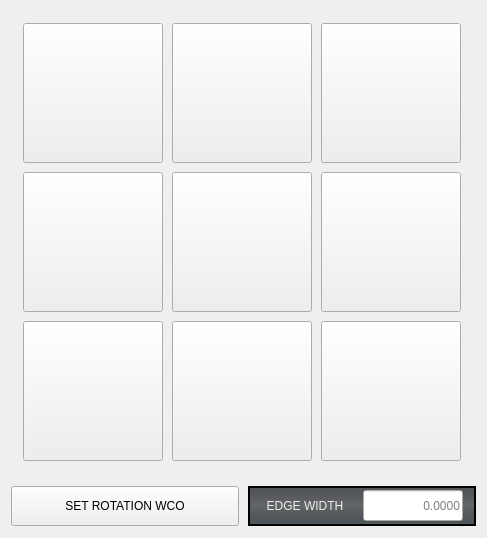
             <widget class="QWidget" name="Page5">
              <layout class="QHBoxLayout" name="horizontalLayout_4">
               <item>
                <widget class="QWidget" name="widget_16" native="true">
                 <property name="sizePolicy">
                  <sizepolicy hsizetype="Fixed" vsizetype="Fixed">
                   <horstretch>0</horstretch>
                   <verstretch>0</verstretch>
                  </sizepolicy>
                 </property>
                 <layout class="QVBoxLayout" name="verticalLayout_26">
                  <property name="spacing">
                   <number>9</number>
                  </property>
                  <property name="leftMargin">
                   <number>0</number>
                  </property>
                  <property name="topMargin">
                   <number>0</number>
                  </property>
                  <property name="rightMargin">
                   <number>0</number>
                  </property>
                  <property name="bottomMargin">
                   <number>0</number>
                  </property>
                  <item>
                   <widget class="QWidget" name="widget_45" native="true">
                    <property name="sizePolicy">
                     <sizepolicy hsizetype="Fixed" vsizetype="Fixed">
                      <horstretch>0</horstretch>
                      <verstretch>0</verstretch>
                     </sizepolicy>
                    </property>
                    <property name="minimumSize">
                     <size>
                      <width>465</width>
                      <height>465</height>
                     </size>
                    </property>
                    <property name="maximumSize">
                     <size>
                      <width>465</width>
                      <height>465</height>
                     </size>
                    </property>
                    <property name="styleSheet">
                     <string notr="true"/>
                    </property>
                    <layout class="QGridLayout" name="gridLayout_8">
                     <item row="2" column="0">
                      <widget class="SubCallButton" name="probe_top_left_edge_angle">
                       <property name="sizePolicy">
                        <sizepolicy hsizetype="Fixed" vsizetype="Fixed">
                         <horstretch>0</horstretch>
                         <verstretch>0</verstretch>
                        </sizepolicy>
                       </property>
                       <property name="minimumSize">
                        <size>
                         <width>140</width>
                         <height>140</height>
                        </size>
                       </property>
                       <property name="maximumSize">
                        <size>
                         <width>140</width>
                         <height>140</height>
                        </size>
                       </property>
                       <property name="focusPolicy">
                        <enum>Qt::FocusPolicy::NoFocus</enum>
                       </property>
                       <property name="styleSheet">
                        <string notr="true"/>
                       </property>
                       <property name="text">
                        <string/>
                       </property>
                       <property name="icon">
                        <iconset resource="probe_basic.qrc">
                         <normaloff>:/images/probe_top_left_edge_angle_r.png</normaloff>:/images/probe_top_left_edge_angle_r.png</iconset>
                       </property>
                       <property name="iconSize">
                        <size>
                         <width>130</width>
                         <height>130</height>
                        </size>
                       </property>
                       <property name="filename" stdset="0">
                        <string>probe_top_left_edge_angle.ngc</string>
                       </property>
                      </widget>
                     </item>
                     <item row="3" column="0">
                      <widget class="SubCallButton" name="probe_corner_y_plus_edge_angle">
                       <property name="sizePolicy">
                        <sizepolicy hsizetype="Fixed" vsizetype="Fixed">
                         <horstretch>0</horstretch>
                         <verstretch>0</verstretch>
                        </sizepolicy>
                       </property>
                       <property name="minimumSize">
                        <size>
                         <width>140</width>
                         <height>140</height>
                        </size>
                       </property>
                       <property name="maximumSize">
                        <size>
                         <width>140</width>
                         <height>140</height>
                        </size>
                       </property>
                       <property name="focusPolicy">
                        <enum>Qt::FocusPolicy::NoFocus</enum>
                       </property>
                       <property name="styleSheet">
                        <string notr="true"/>
                       </property>
                       <property name="text">
                        <string/>
                       </property>
                       <property name="icon">
                        <iconset resource="probe_basic.qrc">
                         <normaloff>:/images/probe_corner_y_plus_edge_angle_r.png</normaloff>:/images/probe_corner_y_plus_edge_angle_r.png</iconset>
                       </property>
                       <property name="iconSize">
                        <size>
                         <width>130</width>
                         <height>130</height>
                        </size>
                       </property>
                       <property name="filename" stdset="0">
                        <string>probe_corner_y_plus_edge_angle.ngc</string>
                       </property>
                      </widget>
                     </item>
                     <item row="1" column="0">
                      <widget class="SubCallButton" name="probe_corner_x_plus_edge_angle">
                       <property name="sizePolicy">
                        <sizepolicy hsizetype="Fixed" vsizetype="Fixed">
                         <horstretch>0</horstretch>
                         <verstretch>0</verstretch>
                        </sizepolicy>
                       </property>
                       <property name="minimumSize">
                        <size>
                         <width>140</width>
                         <height>140</height>
                        </size>
                       </property>
                       <property name="focusPolicy">
                        <enum>Qt::FocusPolicy::NoFocus</enum>
                       </property>
                       <property name="styleSheet">
                        <string/>
                       </property>
                       <property name="icon">
                        <iconset resource="probe_basic.qrc">
                         <normaloff>:/images/probe_corner_x_plus_edge_angle_r.png</normaloff>:/images/probe_corner_x_plus_edge_angle_r.png</iconset>
                       </property>
                       <property name="iconSize">
                        <size>
                         <width>130</width>
                         <height>130</height>
                        </size>
                       </property>
                       <property name="filename" stdset="0">
                        <string>probe_corner_x_plus_edge_angle.ngc</string>
                       </property>
                      </widget>
                     </item>
                     <item row="1" column="2">
                      <widget class="SubCallButton" name="probe_corner_y_minus_edge_angle">
                       <property name="sizePolicy">
                        <sizepolicy hsizetype="Fixed" vsizetype="Fixed">
                         <horstretch>0</horstretch>
                         <verstretch>0</verstretch>
                        </sizepolicy>
                       </property>
                       <property name="minimumSize">
                        <size>
                         <width>140</width>
                         <height>140</height>
                        </size>
                       </property>
                       <property name="maximumSize">
                        <size>
                         <width>140</width>
                         <height>140</height>
                        </size>
                       </property>
                       <property name="focusPolicy">
                        <enum>Qt::FocusPolicy::NoFocus</enum>
                       </property>
                       <property name="styleSheet">
                        <string notr="true"/>
                       </property>
                       <property name="text">
                        <string/>
                       </property>
                       <property name="icon">
                        <iconset resource="probe_basic.qrc">
                         <normaloff>:/images/probe_corner_y_minus_edge_angle_r.png</normaloff>:/images/probe_corner_y_minus_edge_angle_r.png</iconset>
                       </property>
                       <property name="iconSize">
                        <size>
                         <width>130</width>
                         <height>130</height>
                        </size>
                       </property>
                       <property name="filename" stdset="0">
                        <string>probe_corner_y_minus_edge_angle.ngc</string>
                       </property>
                      </widget>
                     </item>
                     <item row="2" column="1">
                      <widget class="SubCallButton" name="probe_z_minus_edge">
                       <property name="sizePolicy">
                        <sizepolicy hsizetype="Fixed" vsizetype="Fixed">
                         <horstretch>0</horstretch>
                         <verstretch>0</verstretch>
                        </sizepolicy>
                       </property>
                       <property name="minimumSize">
                        <size>
                         <width>140</width>
                         <height>140</height>
                        </size>
                       </property>
                       <property name="maximumSize">
                        <size>
                         <width>140</width>
                         <height>140</height>
                        </size>
                       </property>
                       <property name="focusPolicy">
                        <enum>Qt::FocusPolicy::NoFocus</enum>
                       </property>
                       <property name="styleSheet">
                        <string notr="true"/>
                       </property>
                       <property name="text">
                        <string/>
                       </property>
                       <property name="icon">
                        <iconset resource="probe_basic.qrc">
                         <normaloff>:/images/z_top_r.png</normaloff>:/images/z_top_r.png</iconset>
                       </property>
                       <property name="iconSize">
                        <size>
                         <width>130</width>
                         <height>130</height>
                        </size>
                       </property>
                       <property name="filename" stdset="0">
                        <string>probe_z_minus_wco.ngc</string>
                       </property>
                      </widget>
                     </item>
                     <item row="3" column="2">
                      <widget class="SubCallButton" name="probe_corner_x_minus_edge_angle">
                       <property name="sizePolicy">
                        <sizepolicy hsizetype="Fixed" vsizetype="Fixed">
                         <horstretch>0</horstretch>
                         <verstretch>0</verstretch>
                        </sizepolicy>
                       </property>
                       <property name="minimumSize">
                        <size>
                         <width>140</width>
                         <height>140</height>
                        </size>
                       </property>
                       <property name="maximumSize">
                        <size>
                         <width>140</width>
                         <height>140</height>
                        </size>
                       </property>
                       <property name="focusPolicy">
                        <enum>Qt::FocusPolicy::NoFocus</enum>
                       </property>
                       <property name="styleSheet">
                        <string notr="true"/>
                       </property>
                       <property name="text">
                        <string/>
                       </property>
                       <property name="icon">
                        <iconset resource="probe_basic.qrc">
                         <normaloff>:/images/probe_corner_x_minus_edge_angle_r.png</normaloff>:/images/probe_corner_x_minus_edge_angle_r.png</iconset>
                       </property>
                       <property name="iconSize">
                        <size>
                         <width>130</width>
                         <height>130</height>
                        </size>
                       </property>
                       <property name="filename" stdset="0">
                        <string>probe_corner_x_minus_edge_angle.ngc</string>
                       </property>
                      </widget>
                     </item>
                     <item row="2" column="2">
                      <widget class="SubCallButton" name="probe_top_right_edge_angle">
                       <property name="sizePolicy">
                        <sizepolicy hsizetype="Fixed" vsizetype="Fixed">
                         <horstretch>0</horstretch>
                         <verstretch>0</verstretch>
                        </sizepolicy>
                       </property>
                       <property name="minimumSize">
                        <size>
                         <width>140</width>
                         <height>140</height>
                        </size>
                       </property>
                       <property name="maximumSize">
                        <size>
                         <width>140</width>
                         <height>140</height>
                        </size>
                       </property>
                       <property name="focusPolicy">
                        <enum>Qt::FocusPolicy::NoFocus</enum>
                       </property>
                       <property name="styleSheet">
                        <string notr="true"/>
                       </property>
                       <property name="text">
                        <string/>
                       </property>
                       <property name="icon">
                        <iconset resource="probe_basic.qrc">
                         <normaloff>:/images/probe_top_right_edge_angle_r.png</normaloff>:/images/probe_top_right_edge_angle_r.png</iconset>
                       </property>
                       <property name="iconSize">
                        <size>
                         <width>130</width>
                         <height>130</height>
                        </size>
                       </property>
                       <property name="filename" stdset="0">
                        <string>probe_top_right_edge_angle.ngc</string>
                       </property>
                      </widget>
                     </item>
                     <item row="1" column="1">
                      <widget class="SubCallButton" name="probe_top_back_edge_angle">
                       <property name="sizePolicy">
                        <sizepolicy hsizetype="Fixed" vsizetype="Fixed">
                         <horstretch>0</horstretch>
                         <verstretch>0</verstretch>
                        </sizepolicy>
                       </property>
                       <property name="minimumSize">
                        <size>
                         <width>140</width>
                         <height>140</height>
                        </size>
                       </property>
                       <property name="maximumSize">
                        <size>
                         <width>140</width>
                         <height>140</height>
                        </size>
                       </property>
                       <property name="focusPolicy">
                        <enum>Qt::FocusPolicy::NoFocus</enum>
                       </property>
                       <property name="styleSheet">
                        <string notr="true"/>
                       </property>
                       <property name="text">
                        <string/>
                       </property>
                       <property name="icon">
                        <iconset resource="probe_basic.qrc">
                         <normaloff>:/images/probe_top_back_edge_angle_r.png</normaloff>:/images/probe_top_back_edge_angle_r.png</iconset>
                       </property>
                       <property name="iconSize">
                        <size>
                         <width>130</width>
                         <height>130</height>
                        </size>
                       </property>
                       <property name="filename" stdset="0">
                        <string>probe_top_back_edge_angle.ngc</string>
                       </property>
                      </widget>
                     </item>
                     <item row="3" column="1">
                      <widget class="SubCallButton" name="probe_top_front_edge_angle">
                       <property name="sizePolicy">
                        <sizepolicy hsizetype="Fixed" vsizetype="Fixed">
                         <horstretch>0</horstretch>
                         <verstretch>0</verstretch>
                        </sizepolicy>
                       </property>
                       <property name="minimumSize">
                        <size>
                         <width>140</width>
                         <height>140</height>
                        </size>
                       </property>
                       <property name="maximumSize">
                        <size>
                         <width>140</width>
                         <height>140</height>
                        </size>
                       </property>
                       <property name="focusPolicy">
                        <enum>Qt::FocusPolicy::NoFocus</enum>
                       </property>
                       <property name="styleSheet">
                        <string notr="true"/>
                       </property>
                       <property name="text">
                        <string/>
                       </property>
                       <property name="icon">
                        <iconset resource="probe_basic.qrc">
                         <normaloff>:/images/probe_top_front_edge_angle_r.png</normaloff>:/images/probe_top_front_edge_angle_r.png</iconset>
                       </property>
                       <property name="iconSize">
                        <size>
                         <width>130</width>
                         <height>130</height>
                        </size>
                       </property>
                       <property name="filename" stdset="0">
                        <string>probe_top_front_edge_angle.ngc</string>
                       </property>
                      </widget>
                     </item>
                    </layout>
                   </widget>
                  </item>
                  <item>
                   <widget class="QWidget" name="widget_17" native="true">
                    <property name="sizePolicy">
                     <sizepolicy hsizetype="Preferred" vsizetype="Fixed">
                      <horstretch>0</horstretch>
                      <verstretch>0</verstretch>
                     </sizepolicy>
                    </property>
                    <property name="minimumSize">
                     <size>
                      <width>0</width>
                      <height>42</height>
                     </size>
                    </property>
                    <property name="maximumSize">
                     <size>
                      <width>16777215</width>
                      <height>42</height>
                     </size>
                    </property>
                    <layout class="QHBoxLayout" name="horizontalLayout_54">
                     <property name="spacing">
                      <number>9</number>
                     </property>
                     <property name="leftMargin">
                      <number>0</number>
                     </property>
                     <property name="topMargin">
                      <number>1</number>
                     </property>
                     <property name="rightMargin">
                      <number>0</number>
                     </property>
                     <property name="bottomMargin">
                      <number>1</number>
                     </property>
                     <item>
                      <widget class="VCPVarPushButton" name="set_wco_offset_Btn_3031">
                       <property name="sizePolicy">
                        <sizepolicy hsizetype="Preferred" vsizetype="Fixed">
                         <horstretch>0</horstretch>
                         <verstretch>0</verstretch>
                        </sizepolicy>
                       </property>
                       <property name="minimumSize">
                        <size>
                         <width>0</width>
                         <height>40</height>
                        </size>
                       </property>
                       <property name="maximumSize">
                        <size>
                         <width>16777215</width>
                         <height>40</height>
                        </size>
                       </property>
                       <property name="cursor">
                        <cursorShape>SizeHorCursor</cursorShape>
                       </property>
                       <property name="text">
                        <string>SET ROTATION WCO</string>
                       </property>
                       <property name="varParameterNumber" stdset="0">
                        <number>3031</number>
                       </property>
                      </widget>
                     </item>
                     <item>
                      <widget class="QFrame" name="frame_16">
                       <property name="sizePolicy">
                        <sizepolicy hsizetype="Preferred" vsizetype="Fixed">
                         <horstretch>0</horstretch>
                         <verstretch>0</verstretch>
                        </sizepolicy>
                       </property>
                       <property name="minimumSize">
                        <size>
                         <width>0</width>
                         <height>40</height>
                        </size>
                       </property>
                       <property name="maximumSize">
                        <size>
                         <width>16777215</width>
                         <height>40</height>
                        </size>
                       </property>
                       <property name="styleSheet">
                        <string notr="true">.QFrame{
    border-style: solid;
    border-color: black;
	border-width: 2px;
    background-color: qlineargradient(spread:pad, x1:0, y1:0, x2:0, y2:1, stop:0 rgb(81, 86, 85), stop:0.489795 rgb(99, 102, 102), stop:0.699799 rgb(85, 88, 94), stop:0.90444 rgb(77, 84, 86), stop:0.160246 rgb(83, 84, 91), stop:1 rgb(109, 115, 118));
}</string>
                       </property>
                       <layout class="QHBoxLayout" name="horizontalLayout_163">
                        <property name="leftMargin">
                         <number>3</number>
                        </property>
                        <property name="topMargin">
                         <number>1</number>
                        </property>
                        <property name="rightMargin">
                         <number>3</number>
                        </property>
                        <property name="bottomMargin">
                         <number>1</number>
                        </property>
                        <item>
                         <widget class="QLabel" name="edge_width_label">
                          <property name="minimumSize">
                           <size>
                            <width>90</width>
                            <height>31</height>
                           </size>
                          </property>
                          <property name="maximumSize">
                           <size>
                            <width>90</width>
                            <height>31</height>
                           </size>
                          </property>
                          <property name="layoutDirection">
                           <enum>Qt::LayoutDirection::LeftToRight</enum>
                          </property>
                          <property name="styleSheet">
                           <string notr="true">QLabel{
    color: rgb(238, 238, 236);
	font: 16pt &quot;Probe Basic Bebas Mono&quot;;
}</string>
                          </property>
                          <property name="text">
                           <string>EDGE WIDTH</string>
                          </property>
                          <property name="alignment">
                           <set>Qt::AlignmentFlag::AlignCenter</set>
                          </property>
                         </widget>
                        </item>
                        <item>
                         <widget class="VCPVarLineEdit" name="edge_width_3024">
                          <property name="sizePolicy">
                           <sizepolicy hsizetype="Fixed" vsizetype="Fixed">
                            <horstretch>0</horstretch>
                            <verstretch>0</verstretch>
                           </sizepolicy>
                          </property>
                          <property name="minimumSize">
                           <size>
                            <width>100</width>
                            <height>31</height>
                           </size>
                          </property>
                          <property name="maximumSize">
                           <size>
                            <width>100</width>
                            <height>31</height>
                           </size>
                          </property>
                          <property name="focusPolicy">
                           <enum>Qt::FocusPolicy::ClickFocus</enum>
                          </property>
                          <property name="alignment">
                           <set>Qt::AlignmentFlag::AlignRight|Qt::AlignmentFlag::AlignTrailing|Qt::AlignmentFlag::AlignVCenter</set>
                          </property>
                          <property name="placeholderText">
                           <string>0.0000</string>
                          </property>
                          <property name="rules" stdset="0">
                           <string>[{&quot;name&quot;: &quot;enable&quot;, &quot;property&quot;: &quot;Enable&quot;, &quot;expression&quot;: &quot;True if ch[0] else False&quot;, &quot;channels&quot;: [{&quot;url&quot;: &quot;status:all_axes_homed&quot;, &quot;trigger&quot;: true}]}]</string>
                          </property>
                          <property name="varParameterNumber" stdset="0">
                           <number>3024</number>
                          </property>
                          <property name="styleSet" stdset="0">
                           <string>dataField16</string>
                          </property>
                         </widget>
                        </item>
                       </layout>
                      </widget>
                     </item>
                    </layout>
                   </widget>
                  </item>
                 </layout>
                </widget>
               </item>
              </layout>
             </widget>
